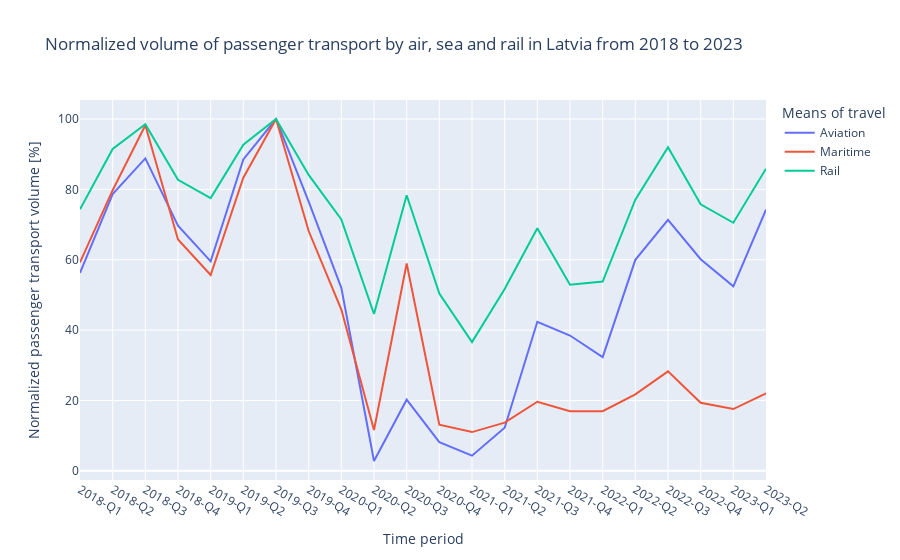
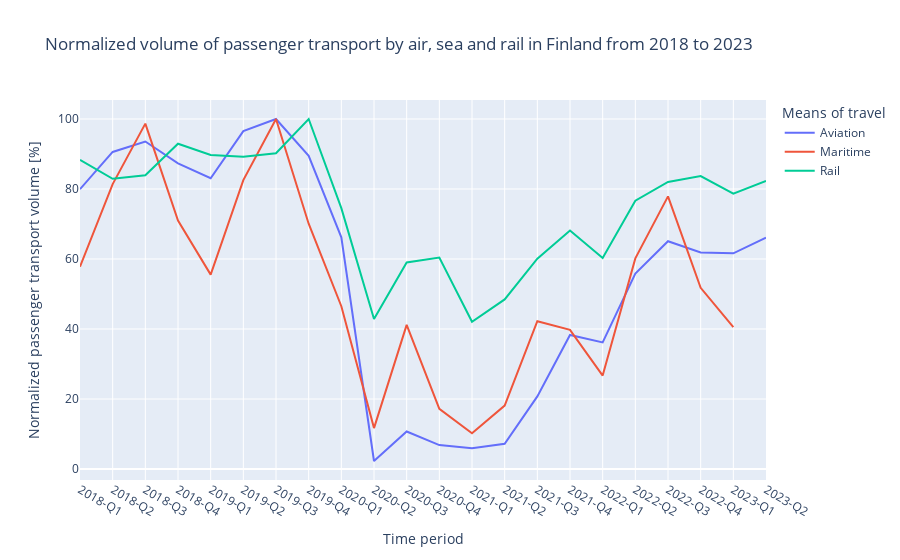
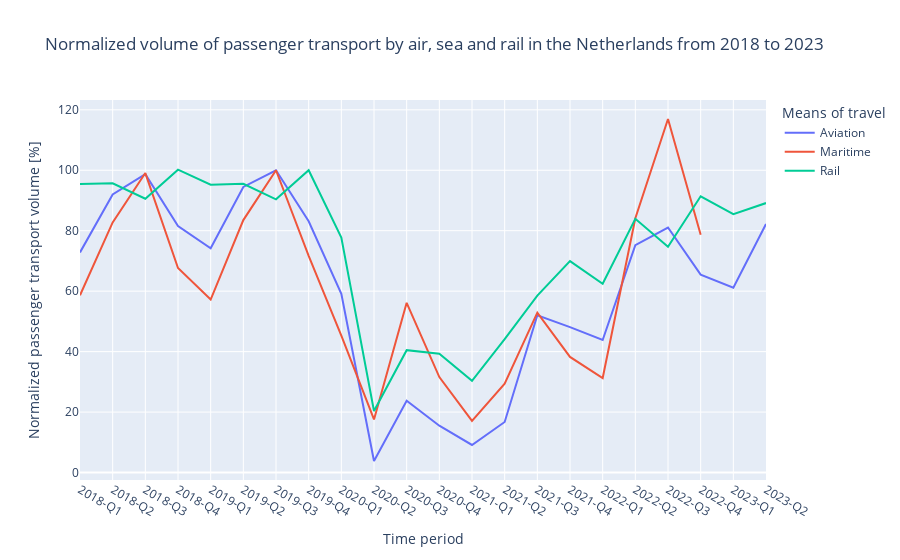

Source (notebook cell) for these figures, in order:
### Markdown cell above
**Visualisation of combined modes of transport for countries with highest maritime passenger transport volume drop**

The third part of this chapter focuses on the three countries with the highest drop in normalized maritime passenger transport volume between Q2 of 2019 and Q2 of 2020, as depicted on the previous bar graph. The chosen countries were Latvia, Finland and the Netherlands, due to lack of relevant data for Belgium. Since the intention of this chapter was to showcase the combined trends in all three transport modes for each of the chosen countries, some data processing was necessary. A nested for loop was created which, for every country from the list, for every quarter from the time range and for every mode of transport, appended a relevant row to a new dataframe, which combined all of the necessary data.

### Code cell
df_passengers_top = pd.DataFrame(columns=['Geo','Mode','Time_period','Norm_2019'])

for country in ['LV','FI','NL']:
    index_top=0
    for time in df_passengers_mar['Time_period'].unique():
        for mode in ['Aviation','Maritime','Rail']:
            if mode == 'Aviation':
                df_mode = df_passengers_avia
            elif mode == 'Maritime':
                df_mode = df_passengers_mar
            else:
                df_mode = df_passengers_rail
            norm_list = df_mode[(df_mode['Geo']==country) & (df_mode['Time_period']==time)]['Norm_2019'].to_list()
            if not norm_list: 
                norm = np.NaN
            else:
                norm = norm_list[0]
            df_passengers_top = pd.concat([df_passengers_top,pd.DataFrame({'Geo':country,'Mode': mode,'Time_period': time,'Norm_2019':norm},index=[index_top])])
            index_top += 1
            
Q1_fig3a = px.line(df_passengers_top[df_passengers_top['Geo']=='LV'], 
                   x='Time_period', 
                   y='Norm_2019', 
                   color='Mode',
                   title='Normalized volume of passenger transport by air, sea and rail in Latvia from 2018 to 2023',
                   labels={'Time_period': 'Time period', 'Norm_2019':'Normalized passenger transport volume [%]','Mode':'Means of travel'})
Q1_fig3a.update_xaxes(tickangle=30)
Q1_fig3b = px.line(df_passengers_top[df_passengers_top['Geo']=='FI'], 
                   x='Time_period', 
                   y='Norm_2019', 
                   color='Mode',
                   title='Normalized volume of passenger transport by air, sea and rail in Finland from 2018 to 2023',
                   labels={'Time_period': 'Time period', 'Norm_2019':'Normalized passenger transport volume [%]','Mode':'Means of travel'})
Q1_fig3b.update_xaxes(tickangle=30)
Q1_fig3c = px.line(df_passengers_top[df_passengers_top['Geo']=='NL'], 
                   x='Time_period', 
                   y='Norm_2019', 
                   color='Mode',
                   title='Normalized volume of passenger transport by air, sea and rail in the Netherlands from 2018 to 2023',
                   labels={'Time_period': 'Time period', 'Norm_2019':'Normalized passenger transport volume [%]','Mode':'Means of travel'})
Q1_fig3c.update_xaxes(tickangle=30)
Q1_fig3a.show()
Q1_fig3b.show()
Q1_fig3c.show()

### Figure 1 — Plotly figure (JSON) as saved in the notebook; plotly's stock layout.template omitted (floating-point values rounded to 4 significant figures)
{"data": [{"hovertemplate": "Means of travel=Aviation<br>Time period=%{x}<br>Normalized passenger transport volume [%]=%{y}<extra></extra>", "legendgroup": "Aviation", "line": {"color": "#636efa", "dash": "solid"}, "marker": {"symbol": "circle"}, "mode": "lines", "name": "Aviation", "orientation": "v", "showlegend": true, "x": ["2018-Q1", "2018-Q2", "2018-Q3", "2018-Q4", "2019-Q1", "2019-Q2", "2019-Q3", "2019-Q4", "2020-Q1", "2020-Q2", "2020-Q3", "2020-Q4", "2021-Q1", "2021-Q2", "2021-Q3", "2021-Q4", "2022-Q1", "2022-Q2", "2022-Q3", "2022-Q4", "2023-Q1", "2023-Q2"], "xaxis": "x", "y": [56.26, 78.64, 88.8, 69.64, 59.54, 88.51, 100.0, 76.51, 52.01, 2.795, 20.23, 8.138, 4.303, 12.26, 42.36, 38.46, 32.32, 59.97, 71.34, 60.15, 52.43, 74.25], "yaxis": "y", "type": "scatter"}, {"hovertemplate": "Means of travel=Maritime<br>Time period=%{x}<br>Normalized passenger transport volume [%]=%{y}<extra></extra>", "legendgroup": "Maritime", "line": {"color": "#EF553B", "dash": "solid"}, "marker": {"symbol": "circle"}, "mode": "lines", "name": "Maritime", "orientation": "v", "showlegend": true, "x": ["2018-Q1", "2018-Q2", "2018-Q3", "2018-Q4", "2019-Q1", "2019-Q2", "2019-Q3", "2019-Q4", "2020-Q1", "2020-Q2", "2020-Q3", "2020-Q4", "2021-Q1", "2021-Q2", "2021-Q3", "2021-Q4", "2022-Q1", "2022-Q2", "2022-Q3", "2022-Q4", "2023-Q1", "2023-Q2"], "xaxis": "x", "y": [59.23, 79.76, 98.21, 65.77, 55.65, 83.33, 100.0, 68.15, 45.83, 11.61, 58.93, 13.1, 11.01, 13.69, 19.64, 16.96, 16.96, 21.73, 28.27, 19.35, 17.56, 22.02], "yaxis": "y", "type": "scatter"}, {"hovertemplate": "Means of travel=Rail<br>Time period=%{x}<br>Normalized passenger transport volume [%]=%{y}<extra></extra>", "legendgroup": "Rail", "line": {"color": "#00cc96", "dash": "solid"}, "marker": {"symbol": "circle"}, "mode": "lines", "name": "Rail", "orientation": "v", "showlegend": true, "x": ["2018-Q1", "2018-Q2", "2018-Q3", "2018-Q4", "2019-Q1", "2019-Q2", "2019-Q3", "2019-Q4", "2020-Q1", "2020-Q2", "2020-Q3", "2020-Q4", "2021-Q1", "2021-Q2", "2021-Q3", "2021-Q4", "2022-Q1", "2022-Q2", "2022-Q3", "2022-Q4", "2023-Q1", "2023-Q2"], "xaxis": "x", "y": [74.33, 91.48, 98.52, 82.72, 77.53, 92.68, 100.0, 84.11, 71.44, 44.58, 78.33, 50.38, 36.61, 51.67, 68.97, 52.87, 53.79, 77.07, 91.99, 75.76, 70.51, 85.88], "yaxis": "y", "type": "scatter"}], "layout": {"xaxis": {"anchor": "y", "domain": [0.0, 1.0], "title": {"text": "Time period"}, "tickangle": 30}, "yaxis": {"anchor": "x", "domain": [0.0, 1.0], "title": {"text": "Normalized passenger transport volume [%]"}}, "legend": {"title": {"text": "Means of travel"}, "tracegroupgap": 0}, "title": {"text": "Normalized volume of passenger transport by air, sea and rail in Latvia from 2018 to 2023"}}}

### Figure 2 — Plotly figure (JSON) as saved in the notebook; plotly's stock layout.template omitted (floating-point values rounded to 4 significant figures)
{"data": [{"hovertemplate": "Means of travel=Aviation<br>Time period=%{x}<br>Normalized passenger transport volume [%]=%{y}<extra></extra>", "legendgroup": "Aviation", "line": {"color": "#636efa", "dash": "solid"}, "marker": {"symbol": "circle"}, "mode": "lines", "name": "Aviation", "orientation": "v", "showlegend": true, "x": ["2018-Q1", "2018-Q2", "2018-Q3", "2018-Q4", "2019-Q1", "2019-Q2", "2019-Q3", "2019-Q4", "2020-Q1", "2020-Q2", "2020-Q3", "2020-Q4", "2021-Q1", "2021-Q2", "2021-Q3", "2021-Q4", "2022-Q1", "2022-Q2", "2022-Q3", "2022-Q4", "2023-Q1", "2023-Q2"], "xaxis": "x", "y": [79.95, 90.58, 93.57, 87.34, 83.08, 96.54, 100.0, 89.48, 66.2, 2.291, 10.72, 6.831, 5.939, 7.219, 20.73, 38.29, 36.15, 55.81, 65.07, 61.88, 61.62, 66.1], "yaxis": "y", "type": "scatter"}, {"hovertemplate": "Means of travel=Maritime<br>Time period=%{x}<br>Normalized passenger transport volume [%]=%{y}<extra></extra>", "legendgroup": "Maritime", "line": {"color": "#EF553B", "dash": "solid"}, "marker": {"symbol": "circle"}, "mode": "lines", "name": "Maritime", "orientation": "v", "showlegend": true, "x": ["2018-Q1", "2018-Q2", "2018-Q3", "2018-Q4", "2019-Q1", "2019-Q2", "2019-Q3", "2019-Q4", "2020-Q1", "2020-Q2", "2020-Q3", "2020-Q4", "2021-Q1", "2021-Q2", "2021-Q3", "2021-Q4", "2022-Q1", "2022-Q2", "2022-Q3", "2022-Q4", "2023-Q1", "2023-Q2"], "xaxis": "x", "y": [57.8, 81.4, 98.69, 70.98, 55.54, 82.55, 100.0, 70.08, 46.51, 11.7, 41.18, 17.2, 10.2, 18.14, 42.23, 39.75, 26.71, 60.18, 77.89, 51.78, 40.53, null], "yaxis": "y", "type": "scatter"}, {"hovertemplate": "Means of travel=Rail<br>Time period=%{x}<br>Normalized passenger transport volume [%]=%{y}<extra></extra>", "legendgroup": "Rail", "line": {"color": "#00cc96", "dash": "solid"}, "marker": {"symbol": "circle"}, "mode": "lines", "name": "Rail", "orientation": "v", "showlegend": true, "x": ["2018-Q1", "2018-Q2", "2018-Q3", "2018-Q4", "2019-Q1", "2019-Q2", "2019-Q3", "2019-Q4", "2020-Q1", "2020-Q2", "2020-Q3", "2020-Q4", "2021-Q1", "2021-Q2", "2021-Q3", "2021-Q4", "2022-Q1", "2022-Q2", "2022-Q3", "2022-Q4", "2023-Q1", "2023-Q2"], "xaxis": "x", "y": [88.29, 82.91, 83.9, 92.93, 89.7, 89.2, 90.21, 100.0, 74.54, 42.86, 59.02, 60.43, 42.08, 48.46, 60.09, 68.16, 60.27, 76.66, 82.02, 83.68, 78.66, 82.29], "yaxis": "y", "type": "scatter"}], "layout": {"xaxis": {"anchor": "y", "domain": [0.0, 1.0], "title": {"text": "Time period"}, "tickangle": 30}, "yaxis": {"anchor": "x", "domain": [0.0, 1.0], "title": {"text": "Normalized passenger transport volume [%]"}}, "legend": {"title": {"text": "Means of travel"}, "tracegroupgap": 0}, "title": {"text": "Normalized volume of passenger transport by air, sea and rail in Finland from 2018 to 2023"}}}

### Figure 3 — Plotly figure (JSON) as saved in the notebook; plotly's stock layout.template omitted (floating-point values rounded to 4 significant figures)
{"data": [{"hovertemplate": "Means of travel=Aviation<br>Time period=%{x}<br>Normalized passenger transport volume [%]=%{y}<extra></extra>", "legendgroup": "Aviation", "line": {"color": "#636efa", "dash": "solid"}, "marker": {"symbol": "circle"}, "mode": "lines", "name": "Aviation", "orientation": "v", "showlegend": true, "x": ["2018-Q1", "2018-Q2", "2018-Q3", "2018-Q4", "2019-Q1", "2019-Q2", "2019-Q3", "2019-Q4", "2020-Q1", "2020-Q2", "2020-Q3", "2020-Q4", "2021-Q1", "2021-Q2", "2021-Q3", "2021-Q4", "2022-Q1", "2022-Q2", "2022-Q3", "2022-Q4", "2023-Q1", "2023-Q2"], "xaxis": "x", "y": [72.82, 92.01, 98.71, 81.53, 74.2, 94.47, 100.0, 83.11, 59.15, 3.82, 23.76, 15.49, 9.13, 16.73, 52.05, 48.1, 43.83, 75.2, 81.04, 65.47, 61.13, 82.2], "yaxis": "y", "type": "scatter"}, {"hovertemplate": "Means of travel=Maritime<br>Time period=%{x}<br>Normalized passenger transport volume [%]=%{y}<extra></extra>", "legendgroup": "Maritime", "line": {"color": "#EF553B", "dash": "solid"}, "marker": {"symbol": "circle"}, "mode": "lines", "name": "Maritime", "orientation": "v", "showlegend": true, "x": ["2018-Q1", "2018-Q2", "2018-Q3", "2018-Q4", "2019-Q1", "2019-Q2", "2019-Q3", "2019-Q4", "2020-Q1", "2020-Q2", "2020-Q3", "2020-Q4", "2021-Q1", "2021-Q2", "2021-Q3", "2021-Q4", "2022-Q1", "2022-Q2", "2022-Q3", "2022-Q4", "2023-Q1", "2023-Q2"], "xaxis": "x", "y": [58.63, 82.74, 99.07, 67.65, 57.23, 83.51, 100.0, 71.7, 45.26, 17.57, 56.14, 31.57, 17.11, 29.39, 52.88, 38.26, 31.26, 84.14, 117.0, 78.69, null, null], "yaxis": "y", "type": "scatter"}, {"hovertemplate": "Means of travel=Rail<br>Time period=%{x}<br>Normalized passenger transport volume [%]=%{y}<extra></extra>", "legendgroup": "Rail", "line": {"color": "#00cc96", "dash": "solid"}, "marker": {"symbol": "circle"}, "mode": "lines", "name": "Rail", "orientation": "v", "showlegend": true, "x": ["2018-Q1", "2018-Q2", "2018-Q3", "2018-Q4", "2019-Q1", "2019-Q2", "2019-Q3", "2019-Q4", "2020-Q1", "2020-Q2", "2020-Q3", "2020-Q4", "2021-Q1", "2021-Q2", "2021-Q3", "2021-Q4", "2022-Q1", "2022-Q2", "2022-Q3", "2022-Q4", "2023-Q1", "2023-Q2"], "xaxis": "x", "y": [95.43, 95.69, 90.57, 100.2, 95.23, 95.49, 90.37, 100.0, 77.75, 20.35, 40.49, 39.28, 30.34, 44.12, 58.54, 69.96, 62.44, 83.95, 74.69, 91.4, 85.48, 89.14], "yaxis": "y", "type": "scatter"}], "layout": {"xaxis": {"anchor": "y", "domain": [0.0, 1.0], "title": {"text": "Time period"}, "tickangle": 30}, "yaxis": {"anchor": "x", "domain": [0.0, 1.0], "title": {"text": "Normalized passenger transport volume [%]"}}, "legend": {"title": {"text": "Means of travel"}, "tracegroupgap": 0}, "title": {"text": "Normalized volume of passenger transport by air, sea and rail in the Netherlands from 2018 to 2023"}}}
